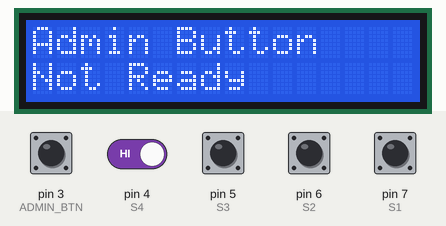
A sketch run on a simulated Arduino Uno, built with avr-gcc and run on an emulated ATmega328P. Parts: 16×2 character LCD. The inputs (shaded band) are chosen by the test bench; at power-on: pin 3 (ADMIN_BTN), pin 4 (S4), pin 5 (S3), pin 6 (S2), pin 7 (S1) HIGH.

Above: at 4.2 s.
4.3 s: pin 3 (ADMIN_BTN) pulled LOW for 0.15 s
At 5.9 s:
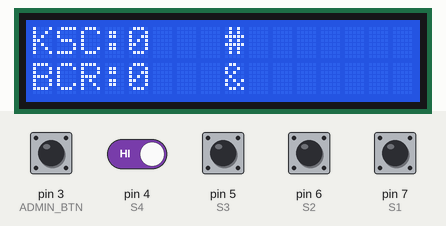
7.4 s: pin 3 (ADMIN_BTN) driven LOW and pin 4 (S4) driven LOW
At 10.2 s:
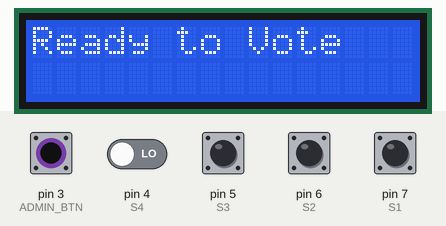
10.4 s: pin 4 (S4) driven HIGH
At 13.2 s:
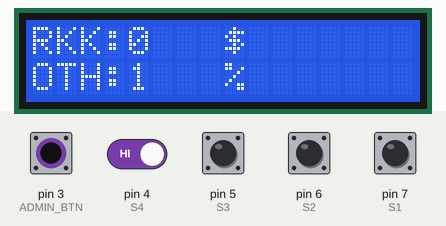
13.4 s: pin 4 (S4) driven LOW
At 17.0 s:
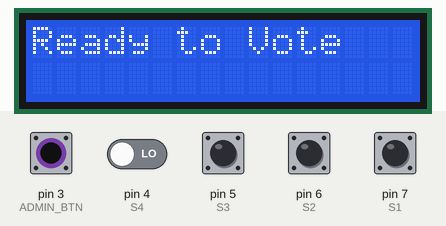
Timing chart, 0 to 17.4 s (numbered marks = the images above; inputs shaded):
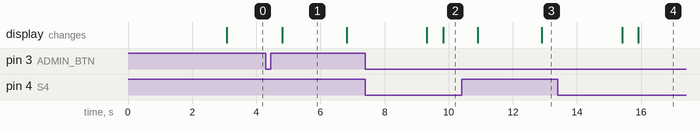

The sketch:

EVM.ino
```cpp
#include <LiquidCrystal.h>

LiquidCrystal lcd(13, 12, 11, 10, 9, 8);

#define S1 7       // Button for KSC
#define S2 6       // Button for BCR
#define S3 5       // Button for RKK
#define S4 4       // Button for OTH
#define ADMIN_BTN 3 // Admin reset button

int vote1 = 0; // Votes for KSC
int vote2 = 0; // Votes for BCR
int vote3 = 0; // Votes for RKK
int vote4 = 0; // Votes for OTH
bool ready_to_vote = false;

void setup() {
  pinMode(S1, INPUT_PULLUP);
  pinMode(S2, INPUT_PULLUP);
  pinMode(S3, INPUT_PULLUP);
  pinMode(S4, INPUT_PULLUP);
  pinMode(ADMIN_BTN, INPUT_PULLUP);
  pinMode(LED_BUILTIN, OUTPUT);

  lcd.begin(16, 2);
  lcd.print("Electronic");
  lcd.setCursor(0, 1);
  lcd.print("Voting Machine");
  delay(3000);
  lcd.clear();

  // Initialize voting machine as not ready
  ready_to_vote = false;
}

void loop() {
  // Check if admin button is pressed
  if (digitalRead(ADMIN_BTN) == LOW) {
    // Toggle ready_to_vote state when admin button is pressed
    ready_to_vote = !ready_to_vote;
    delay(500); // Debounce delay
  }

  if (ready_to_vote) {
    lcd.clear();
    lcd.setCursor(0, 0);
    lcd.print("Ready to Vote");

    // Check votes
    if (digitalRead(S1) == LOW) {
      digitalWrite(LED_BUILTIN, HIGH);
      vote1++;
      while (digitalRead(S1) == LOW); // Wait until button is released
      digitalWrite(LED_BUILTIN, LOW);
      delay(500); // Debounce delay
    }

    if (digitalRead(S2) == LOW) {
      digitalWrite(LED_BUILTIN, HIGH);
      vote2++;
      while (digitalRead(S2) == LOW); // Wait until button is released
      digitalWrite(LED_BUILTIN, LOW);
      delay(500); // Debounce delay
    }

    if (digitalRead(S3) == LOW) {
      digitalWrite(LED_BUILTIN, HIGH);
      vote3++;
      while (digitalRead(S3) == LOW); // Wait until button is released
      digitalWrite(LED_BUILTIN, LOW);
      delay(500); // Debounce delay
    }

    if (digitalRead(S4) == LOW) {
      digitalWrite(LED_BUILTIN, HIGH);
      vote4++;
      while (digitalRead(S4) == LOW); // Wait until button is released
      digitalWrite(LED_BUILTIN, LOW);
      delay(500); // Debounce delay
    }

    // Display results
    lcd.clear();
    lcd.setCursor(0, 0);
    lcd.print("KSC:");
    lcd.setCursor(4, 0);
    lcd.print(vote1);
    lcd.setCursor(8, 0);
    lcd.print("#");

    lcd.setCursor(0, 1);
    lcd.print("BCR:");
    lcd.setCursor(4, 1);
    lcd.print(vote2);
    lcd.setCursor(8, 1);
    lcd.print("&");

    delay(2000); // Show results for 2 seconds
    lcd.clear();
    lcd.setCursor(0, 0);
    lcd.print("RKK:");
    lcd.setCursor(4, 0);
    lcd.print(vote3);
    lcd.setCursor(8, 0);
    lcd.print("$");

    lcd.setCursor(0, 1);
    lcd.print("OTH:");
    lcd.setCursor(4, 1);
    lcd.print(vote4);
    lcd.setCursor(8, 1);
    lcd.print("%");

    delay(2000); // Show results for another 2 seconds
  } else {
    // Display message if not ready to vote
    lcd.clear();
    lcd.setCursor(0, 0);
    lcd.print("Admin Button");
    lcd.setCursor(0, 1);
    lcd.print("Not Ready");
  }
}
```

Measured:
- after the input at 4.3 s, the display: changes after 0.51 s (image 1)
- after the input at 7.4 s, the display: first changes after 1.9 s (image 2 shows a later state)
- after the input at 10.4 s, the display: first changes after 0.50 s (image 3 shows a later state)
- after the input at 13.4 s, the display: first differs from a run without the input after 2.5 s (image 4)
- what the display in image 1 shows lasts 2.0 s, from 4.8 s to 6.8 s
